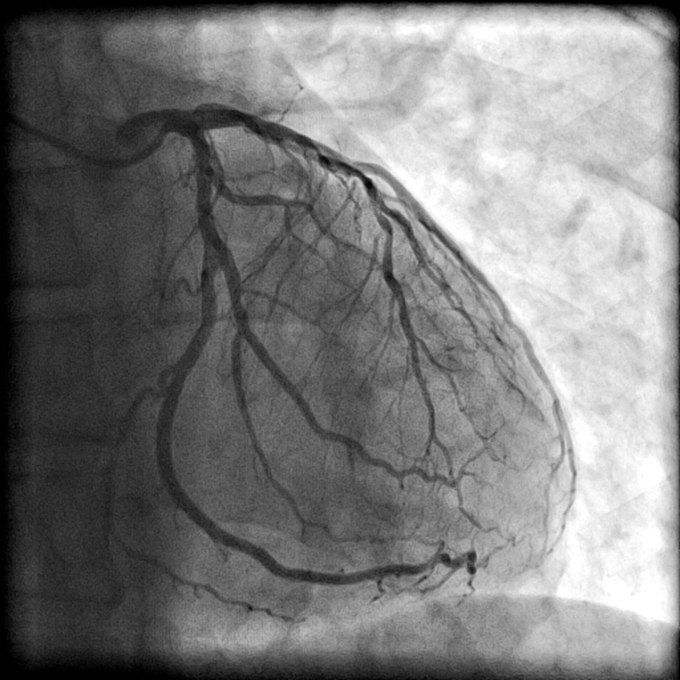
#> input picture Lab_2/Angeogram.jpg, 680 x 680 px, found by its file name
$ python Thresholding.py
#> lines starting #> are read from the running program, lines starting #| are printed output that depends on the picture; after the words box and inside, x2 and y2 are one past the last pixel; in counts of white or black regions, pixels touching at a corner belong together
import cv2
import numpy as np
input_img = cv2.imread("/Users/sayakghorai/Desktop/DIP_Codes/Lab_2/Angeogram.jpg",cv2.IMREAD_GRAYSCALE)
#> input_img is the input picture: shape (680, 680); min 0, max 255, mean 123.8
print(input_img)
#> (printed output is left out)
threshold_value = int(input("Enter Threshold Value: "))
#> the answer given: 100
output_img = np.where(input_img >= threshold_value, 0, 255)
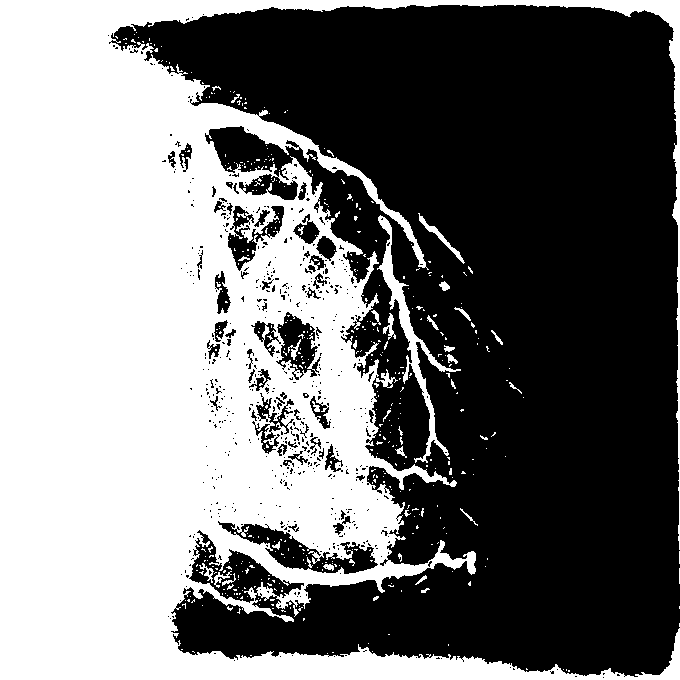
#> output_img: shape (680, 680) int64; 46% white; 466 white regions (433 under 20 px), largest, box (x1, y1, x2, y2) and area: (0, 0, 680, 680) 206751, (377, 215, 461, 463) 2381, (418, 213, 465, 264) 287
gap = input_img - input_img
#> gap: shape (680, 680); every value is 0
Out = np.concatenate((input_img,gap,output_img),1)
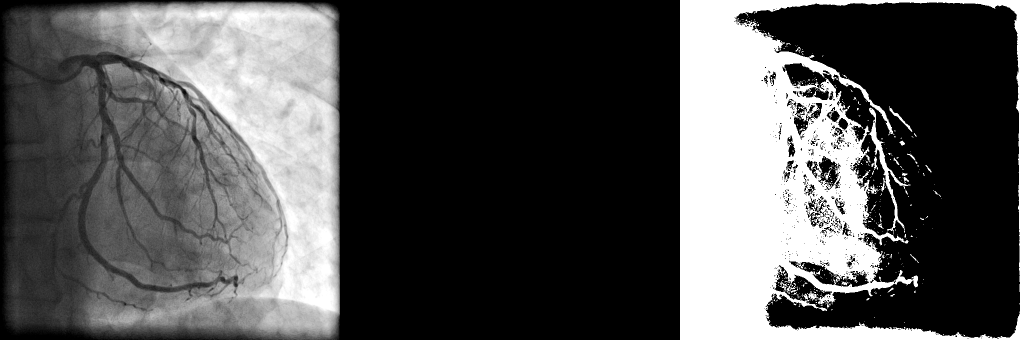
#> Out: shape (680, 2040) int64 (shown at 1/2 size); min 0, max 255, mean 80.3
cv2.imshow('Input-Output',Out.astype(np.uint8))
key = cv2.waitKey(0)
#> (key Esc is pressed here)
if key == 27:
    cv2.destroyAllWindows()
elif key == ord('s'):
    cv2.imwrite('Thresholded.jpg',output_img)
    cv2.destroyAllWindows()

$ run again, with Lab_2/BitPlane.jpg copied over Lab_2/Angeogram.jpg
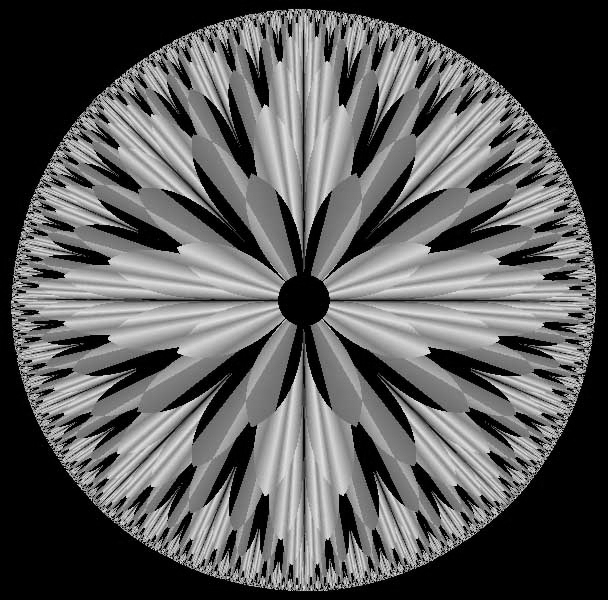
#> input picture Lab_2/BitPlane.jpg, 608 x 600 px, found by its file name
#> input_img is the input picture: shape (600, 608); min 0, max 245, mean 89.1
#> (printed output is left out)
#> `output_img = np.where(input_img >= threshold_value, 0, 255)`:
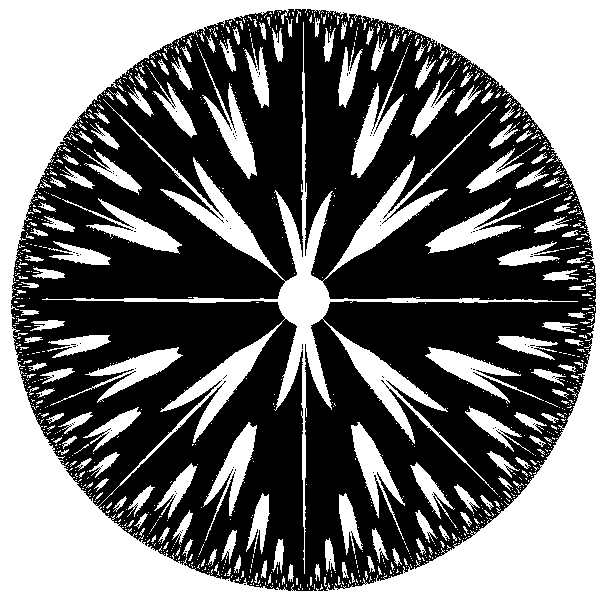
#> output_img: shape (600, 608) int64; 44.1% white; 1160 white regions (1017 under 20 px), largest, box (x1, y1, x2, y2) and area: (0, 0, 608, 600) 119654, (425, 194, 560, 254) 1799, (50, 347, 183, 406) 1783
#> gap: shape (600, 608); every value is 0
#> `Out = np.concatenate((input_img,gap,output_img),1)`:
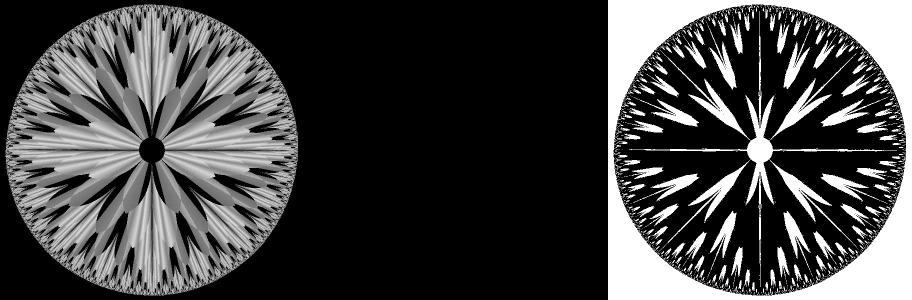
#> Out: shape (600, 1824) int64 (shown at 1/2 size); min 0, max 255, mean 67.2
